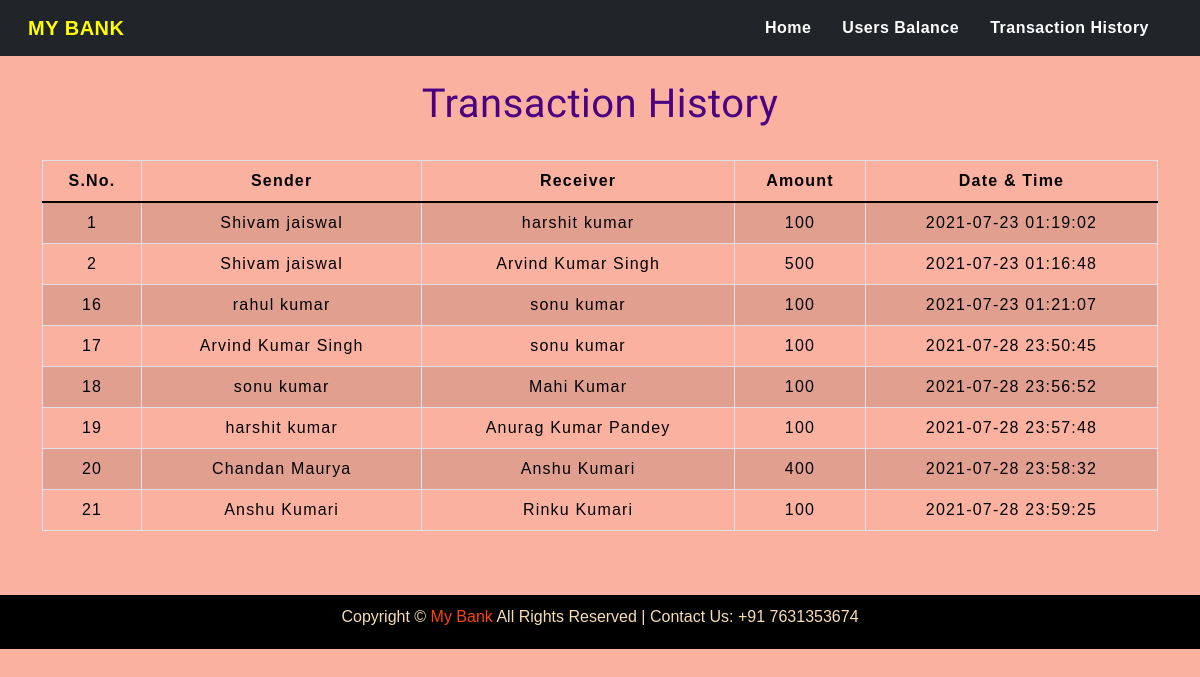
The page /transactionhistory.php on the database its author committed.
### tables this page shows
CREATE TABLE `transaction` (
  `sno` int(3) NOT NULL,
  `id` int(5) DEFAULT NULL,
  `sender` text NOT NULL,
  `receiver` text NOT NULL,
  `balance` int(8) NOT NULL,
  `datetime` datetime NOT NULL DEFAULT current_timestamp()
);

### transactionhistory.php (the view, shortened to what this page needs)
<!DOCTYPE html>
<html lang="en">
<head>
    <link rel="stylesheet" href="https://stackpath.bootstrapcdn.com/bootstrap/4.5.2/css/bootstrap.min.css"
>
    <link href="https://cdn.jsdelivr.net/npm/bootstrap@5.0.2/dist/css/bootstrap.min.css" rel="stylesheet"
>
    <link rel="stylesheet" type="text/css" href="css/navbar.css">
    <link rel="stylesheet" type="text/css" href="css/table.css">
</head>
<body style="background-color : #fab1a0;">
<nav class="navbar navbar-expand-lg navbar-light bg-dark">
    <div class="container-fluid">
        <a class="navbar-brand" href="#"><b style="color:yellow;">MY BANK</b></a>
        <div class="collapse navbar-collapse" id="navbarContent">
            <ul class="navbar-nav">
            <li class="nav-item">
                <a class="nav-link" href="index.php" style="color : white;"><b>Home</b></a>
              </li>
              <li class="nav-item">
                <a class="nav-link" href="transfermoney.php" style="color : white;"><b>Users Balance</b></a>
              </li>
              <li class="nav-item">
                <a class="nav-link" href="transactionhistory.php" style="color : white;"><b>Transaction History</b></a>
              </li>
            </ul>
        </div>
    </div>
</nav>
	<div class="container">
        <h2 class="text-center pt-4" style="color : indigo;">Transaction History</h2>
       <br>
       <div class="table-responsive-sm">
    <table class="table table-hover table-striped table-condensed table-bordered">
        <thead style="color : black;">
            <tr>
                <th class="text-center">S.No.</th>
                <th class="text-center">Sender</th>
                <th class="text-center">Receiver</th>
                <th class="text-center">Amount</th>
                <th class="text-center">Date & Time</th>
            </tr>
        </thead>
        <tbody>
        <?php
            include 'config.php';
            $sql ="select * from transaction";
            $query =mysqli_query($conn, $sql);
            while($rows = mysqli_fetch_assoc($query))
            {
        ?>
            <tr style="color : black;">
            <td class="py-2"><?php echo $rows['sno']; ?></td>
            <td class="py-2"><?php echo $rows['sender']; ?></td>
            <td class="py-2"><?php echo $rows['receiver']; ?></td>
            <td class="py-2"><?php echo $rows['balance']; ?> </td>
            <td class="py-2"><?php echo $rows['datetime']; ?> </td>
            </tr>
        <?php
            }
        ?>
        </tbody>
    </table>
    </div>
</div><br><br>
<?php include 'footer.php';?>
</body>
</html>

### css/navbar.css (style rules this page uses)
.nav-link { margin-right: 15px; color:#2F363F; letter-spacing: 0.5px; transition: 0.5s; }
.navbar-brand { color: #4C4B4B; letter-spacing: 0.5px; }
h2 { color: #4C4B4B; letter-spacing: 0.5px; font-family: raleway; }

### css/table.css (style rules this page uses)
* { padding: 0; margin: 0; box-sizing: border-box; font-family: sans-serif; }
h2 { font-size: 40px; }
table { letter-spacing: 1.2px; }
td { text-align: center; }

### rows shown on the page
transaction: sno "1", sender "Shivam jaiswal", receiver "harshit kumar", balance "100", datetime "2021-07-23 01:19:02"
transaction: sno "2", sender "Shivam jaiswal", receiver "Arvind Kumar Singh", balance "500", datetime "2021-07-23 01:16:48"
transaction: sno "16", sender "rahul kumar", receiver "sonu kumar", balance "100", datetime "2021-07-23 01:21:07"
transaction: sno "17", sender "Arvind Kumar Singh", receiver "sonu kumar", balance "100", datetime "2021-07-28 23:50:45"
transaction: sno "18", sender "sonu kumar", receiver "Mahi Kumar", balance "100", datetime "2021-07-28 23:56:52"
transaction: sno "19", sender "harshit kumar", receiver "Anurag Kumar Pandey", balance "100", datetime "2021-07-28 23:57:48"
transaction: sno "20", sender "Chandan Maurya", receiver "Anshu Kumari", balance "400", datetime "2021-07-28 23:58:32"
transaction: sno "21", sender "Anshu Kumari", receiver "Rinku Kumari", balance "100", datetime "2021-07-28 23:59:25"
